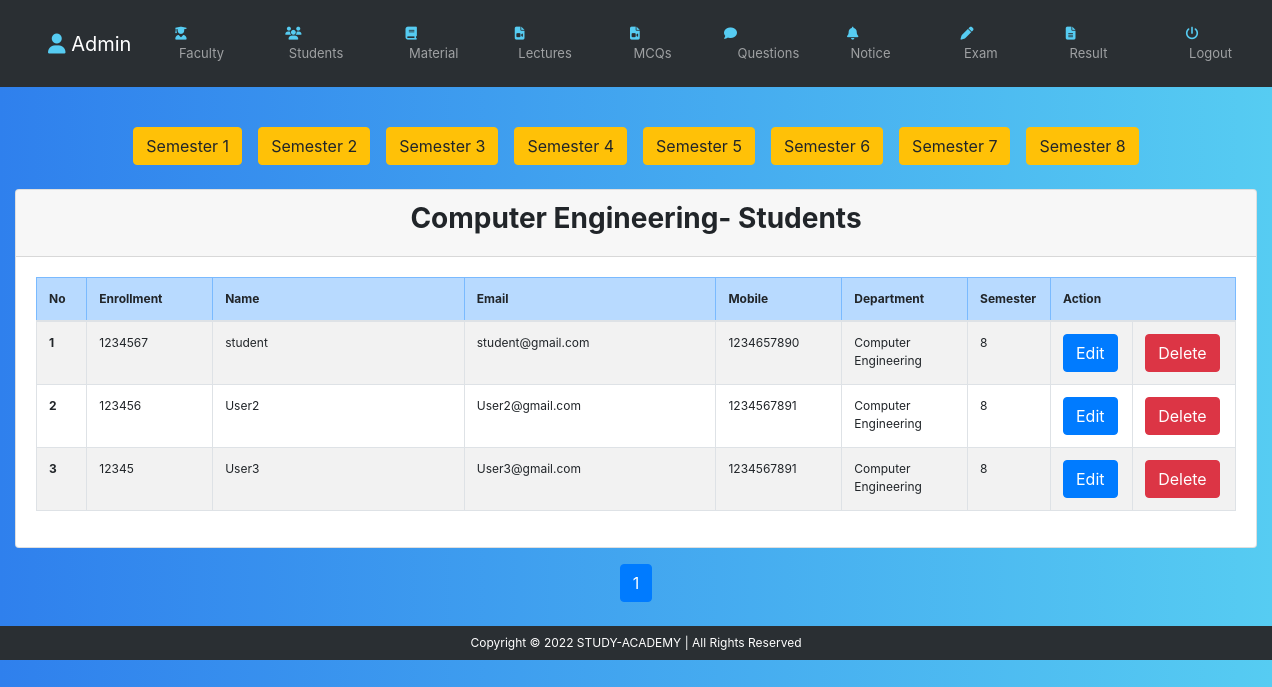
/admin/view_students.php?d_id=2 (signed in), run on the app's committed database.
### tables this page shows
CREATE TABLE `department` (
  `d_id` int(25) NOT NULL,
  `department` varchar(255) NOT NULL
);

CREATE TABLE `student` (
  `stu_id` int(25) NOT NULL,
  `enrollment` bigint(50) NOT NULL,
  `username` varchar(255) NOT NULL,
  `email` varchar(255) NOT NULL,
  `mobile` bigint(20) NOT NULL,
  `d_id` int(25) NOT NULL,
  `semester` int(2) NOT NULL,
  `password` varchar(255) NOT NULL,
  `code` mediumint(50) NOT NULL,
  `status` varchar(50) NOT NULL,
  `create_time` datetime NOT NULL,
  `update_time` datetime DEFAULT NULL
);

### admin/view_students.php (the view, shortened to what this page needs)
<?php
require '../db/dbcon.php';
	if (isset($_GET['d_id'])>0 && $_GET['d_id']<5 && $_GET['d_id']!='')
	{
		$limit=10;
		if (isset($_GET['page'])) {
			$page=$_GET['page'];
		}else{
			$page=1;
		}
		$offset=($page-1)*$limit;
		$d_id =$_GET['d_id'];
		$Query="SELECT department FROM department WHERE d_id=$d_id";
		$qResult=mysqli_query($con,$Query);
		$dep=mysqli_fetch_assoc($qResult);
?>
<body>
<div class="container-fluid mt-3">
	<center>
		<?php
		$dark=$semActive=$semEcho='';
		for ($sem=1; $sem<=8; $sem++) {
				if ($sem==$semActive) {
					$dark='btn-purple';
				} else{
					$dark="btn-warning";
				}
					echo '<a class="btn '.$dark.'  m-2 my-4" href="view_students.php?d_id='.$d_id.'&sem_id='.$sem.'">Semester '.$sem.'</a>';
			}
			?>
	</center>
	<div class="card">
		<div class="card-header">
			<h3 class="text-center font-weight-bold"><?php echo $semEcho.$dep['department']; ?>- Students</h3>
		</div>
		<div class="card-body">
					<div class="table-responsive">
						<table class="table  thover ts table-bordered">
							<thead class="table-primary">
								<tr class="">
									<th width="4%">No</th>
									<th width="10%">Enrollment</th>
									<th width="20%">Name</th>
									<th width="20%">Email</th>
									<th width="10%">Mobile</th>
									<th width="10%">Department</th>
									<th width="3%">Semester</th>
									<th width="10%" colspan="2" align="center">Action</th>
								</tr>
							</thead>
							<tbody>
		<?php
		$sql="SELECT student.*, department.department FROM student,department WHERE student.d_id=$d_id && department.d_id=$d_id LIMIT {$offset},{$limit}";
		$sql1="SELECT * FROM `student` WHERE student.d_id=$d_id";
		$result=mysqli_query($con,$sql);
		$records=mysqli_num_rows($result);
		if ($records==0){
			echo "<td colspan='9' align='center' class='text-danger'><b>No records!</td></b>";
		}else{
		 $No = $offset;
		while ($row = mysqli_fetch_array($result)) {
			$No = $No + 1;
		?>
								<tr>
									<td><?php echo "<b>".$No."</b>"; ?></td>
									<td><?php echo $row['enrollment']; ?></td>
									<td><?php echo $row['username']; ?></td>
									<td><?php echo $row['email']; ?></td>
									<td><?php echo $row['mobile']; ?></td>
									<td><?php echo $row['department']; ?></td>
									<td><?php echo $row['semester']; ?></td>
									<td >
										<a href="edit_students.php?enrollment=<?php echo $row['enrollment']; ?>" class="btn  btn-primary" href="">Edit</a>
									</td>
									<td>
										<a href="delete.php?enrollment=<?php echo $row['enrollment']; ?>" class="btn btn-danger" href="">Delete</a>
									</td>
								</tr>
					<?php
							}
					}
			?>
							</tbody>
						</table>
						</div>
				</div>
	</div>
	<div class="container mt-3">
	<?php
		$records1=mysqli_num_rows(mysqli_query($con,$sql1));
		if ($records1>0) {
			$total_page=ceil($records1/$limit);
			echo'<ul class="pagination justify-content-center">';
			for ($i=1; $i<=$total_page; $i++) {
				if ($i==$page) {
					$active='active';
				} else{
					$active="";
				}
				if (isset($_GET['sem_id']) && $_GET['d_id']>0 && $_GET['sem_id']<=8 && $_GET['sem_id']!='') {
					$PageNo='<li class="page-item '.$active.'"><a class="page-link" href="view_students.php?d_id='.$d_id.'&sem_id='.$sem_id.'&page='.$i.'">'.$i.'</a></li>';
				}else{
					$PageNo='<li class="page-item '.$active.'"><a class="page-link" href="view_students.php?d_id='.$d_id.'&page='.$i.'">'.$i.'</a></li>';
				}
				echo $PageNo;
			}
			echo'</ul>';
			}
	} else {
		echo "<h2 class='text-danger text-center mt-5'>Invalid ID</h2> ";
	}
	?>
</div>
</div>
<?php include 'footer.php'; ?>

### inc/header.php (style rules this page uses)
table,th,td,p, center { font-size: 12px; }
.ts tbody tr:nth-of-type(odd) { background-color: rgba(0, 0, 0, 0.05); }
body { background: #56CCF2; background: linear-gradient(to right, #2F80ED, #56CCF2); }

### data on the page
department: department "Computer Engineering"
student: enrollment "1234567", username "student", email "student@gmail.com", mobile "1234657890", d.department "Computer Engineering", semester "8"
student: enrollment "123456", username "User2", email "User2@gmail.com", mobile "1234567891", d.department "Computer Engineering", semester "8"
student: enrollment "12345", username "User3", email "User3@gmail.com", mobile "1234567891", d.department "Computer Engineering", semester "8"
